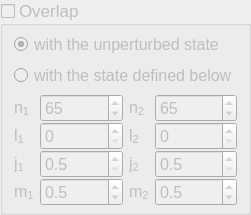
             <widget class="QGroupBox" name="groupbox_plot_overlap">
              <property name="enabled">
               <bool>false</bool>
              </property>
              <property name="font">
               <font>
                <pointsize>13</pointsize>
               </font>
              </property>
              <property name="title">
               <string>Overlap</string>
              </property>
              <property name="flat">
               <bool>false</bool>
              </property>
              <property name="checkable">
               <bool>true</bool>
              </property>
              <property name="checked">
               <bool>false</bool>
              </property>
              <layout class="QVBoxLayout" name="verticalLayout_19">
               <property name="topMargin">
                <number>6</number>
               </property>
               <property name="bottomMargin">
                <number>6</number>
               </property>
               <item>
                <widget class="QRadioButton" name="radiobutton_plot_overlapUnperturbed">
                 <property name="font">
                  <font>
                   <pointsize>12</pointsize>
                  </font>
                 </property>
                 <property name="text">
                  <string>with the unperturbed state</string>
                 </property>
                 <property name="checked">
                  <bool>true</bool>
                 </property>
                </widget>
               </item>
               <item>
                <widget class="QRadioButton" name="radiobutton_plot_overlapDefined">
                 <property name="font">
                  <font>
                   <pointsize>12</pointsize>
                  </font>
                 </property>
                 <property name="text">
                  <string>with the state defined below</string>
                 </property>
                </widget>
               </item>
               <item>
                <layout class="QHBoxLayout" name="horizontalLayout_4">
                 <property name="spacing">
                  <number>6</number>
                 </property>
                 <item>
                  <layout class="QFormLayout" name="formLayout_5">
                   <property name="fieldGrowthPolicy">
                    <enum>QFormLayout::ExpandingFieldsGrow</enum>
                   </property>
                   <property name="labelAlignment">
                    <set>Qt::AlignLeading|Qt::AlignLeft|Qt::AlignVCenter</set>
                   </property>
                   <property name="formAlignment">
                    <set>Qt::AlignLeading|Qt::AlignLeft|Qt::AlignTop</set>
                   </property>
                   <property name="verticalSpacing">
                    <number>0</number>
                   </property>
                   <item row="1" column="0">
                    <widget class="QLabel" name="label_6">
                     <property name="font">
                      <font>
                       <pointsize>12</pointsize>
                      </font>
                     </property>
                     <property name="text">
                      <string>n&lt;sub&gt;1&lt;/sub&gt;</string>
                     </property>
                     <property name="textFormat">
                      <enum>Qt::AutoText</enum>
                     </property>
                    </widget>
                   </item>
                   <item row="1" column="1">
                    <widget class="QSpinBox" name="spinbox_plot_n1">
                     <property name="sizePolicy">
                      <sizepolicy hsizetype="MinimumExpanding" vsizetype="Fixed">
                       <horstretch>0</horstretch>
                       <verstretch>0</verstretch>
                      </sizepolicy>
                     </property>
                     <property name="minimumSize">
                      <size>
                       <width>0</width>
                       <height>0</height>
                      </size>
                     </property>
                     <property name="font">
                      <font>
                       <pointsize>12</pointsize>
                      </font>
                     </property>
                     <property name="minimum">
                      <number>1</number>
                     </property>
                     <property name="maximum">
                      <number>999</number>
                     </property>
                     <property name="value">
                      <number>65</number>
                     </property>
                    </widget>
                   </item>
                   <item row="2" column="0">
                    <widget class="QLabel" name="label_10">
                     <property name="font">
                      <font>
                       <pointsize>12</pointsize>
                      </font>
                     </property>
                     <property name="text">
                      <string>l&lt;sub&gt;1&lt;/sub&gt;</string>
                     </property>
                    </widget>
                   </item>
                   <item row="2" column="1">
                    <widget class="QSpinBox" name="spinbox_plot_l1">
                     <property name="sizePolicy">
                      <sizepolicy hsizetype="MinimumExpanding" vsizetype="Fixed">
                       <horstretch>0</horstretch>
                       <verstretch>0</verstretch>
                      </sizepolicy>
                     </property>
                     <property name="minimumSize">
                      <size>
                       <width>0</width>
                       <height>0</height>
                      </size>
                     </property>
                     <property name="font">
                      <font>
                       <pointsize>12</pointsize>
                      </font>
                     </property>
                     <property name="maximum">
                      <number>100</number>
                     </property>
                    </widget>
                   </item>
                   <item row="3" column="0">
                    <widget class="QLabel" name="label_11">
                     <property name="font">
                      <font>
                       <pointsize>12</pointsize>
                      </font>
                     </property>
                     <property name="text">
                      <string>j&lt;sub&gt;1&lt;/sub&gt;</string>
                     </property>
                    </widget>
                   </item>
                   <item row="3" column="1">
                    <widget class="QDoubleSpinBox" name="spinbox_plot_j1">
                     <property name="sizePolicy">
                      <sizepolicy hsizetype="MinimumExpanding" vsizetype="Fixed">
                       <horstretch>0</horstretch>
                       <verstretch>0</verstretch>
                      </sizepolicy>
                     </property>
                     <property name="minimumSize">
                      <size>
                       <width>0</width>
                       <height>0</height>
                      </size>
                     </property>
                     <property name="font">
                      <font>
                       <pointsize>12</pointsize>
                      </font>
                     </property>
                     <property name="decimals">
                      <number>1</number>
                     </property>
                     <property name="minimum">
                      <double>0.500000000000000</double>
                     </property>
                     <property name="maximum">
                      <double>99.500000000000000</double>
                     </property>
                    </widget>
                   </item>
                   <item row="4" column="0">
                    <widget class="QLabel" name="label_14">
                     <property name="font">
                      <font>
                       <pointsize>12</pointsize>
                      </font>
                     </property>
                     <property name="text">
                      <string>m&lt;sub&gt;1&lt;/sub&gt;</string>
                     </property>
                    </widget>
                   </item>
                   <item row="4" column="1">
                    <widget class="QDoubleSpinBox" name="spinbox_plot_m1">
                     <property name="sizePolicy">
                      <sizepolicy hsizetype="MinimumExpanding" vsizetype="Fixed">
                       <horstretch>0</horstretch>
                       <verstretch>0</verstretch>
                      </sizepolicy>
                     </property>
                     <property name="minimumSize">
                      <size>
                       <width>0</width>
                       <height>0</height>
                      </size>
                     </property>
                     <property name="font">
                      <font>
                       <pointsize>12</pointsize>
                      </font>
                     </property>
                     <property name="decimals">
                      <number>1</number>
                     </property>
                     <property name="minimum">
                      <double>-99.500000000000000</double>
                     </property>
                     <property name="maximum">
                      <double>99.500000000000000</double>
                     </property>
                     <property name="value">
                      <double>0.500000000000000</double>
                     </property>
                    </widget>
                   </item>
                  </layout>
                 </item>
                 <item>
                  <layout class="QFormLayout" name="formLayout_8">
                   <property name="fieldGrowthPolicy">
                    <enum>QFormLayout::ExpandingFieldsGrow</enum>
                   </property>
                   <property name="labelAlignment">
                    <set>Qt::AlignLeading|Qt::AlignLeft|Qt::AlignVCenter</set>
                   </property>
                   <property name="formAlignment">
                    <set>Qt::AlignLeading|Qt::AlignLeft|Qt::AlignTop</set>
                   </property>
                   <property name="verticalSpacing">
                    <number>0</number>
                   </property>
                   <item row="2" column="0">
                    <widget class="QLabel" name="label_22">
                     <property name="font">
                      <font>
                       <pointsize>12</pointsize>
                      </font>
                     </property>
                     <property name="text">
                      <string>n&lt;sub&gt;2&lt;/sub&gt;</string>
                     </property>
                     <property name="textFormat">
                      <enum>Qt::AutoText</enum>
                     </property>
                    </widget>
                   </item>
                   <item row="2" column="1">
                    <widget class="QSpinBox" name="spinbox_plot_n2">
                     <property name="sizePolicy">
                      <sizepolicy hsizetype="MinimumExpanding" vsizetype="Fixed">
                       <horstretch>0</horstretch>
                       <verstretch>0</verstretch>
                      </sizepolicy>
                     </property>
                     <property name="minimumSize">
                      <size>
                       <width>0</width>
                       <height>0</height>
                      </size>
                     </property>
                     <property name="font">
                      <font>
                       <pointsize>12</pointsize>
                      </font>
                     </property>
                     <property name="minimum">
                      <number>1</number>
                     </property>
                     <property name="maximum">
                      <number>999</number>
                     </property>
                     <property name="value">
                      <number>65</number>
                     </property>
                    </widget>
                   </item>
                   <item row="3" column="0">
                    <widget class="QLabel" name="label_23">
                     <property name="font">
                      <font>
                       <pointsize>12</pointsize>
                      </font>
                     </property>
                     <property name="text">
                      <string>l&lt;sub&gt;2&lt;/sub&gt;</string>
                     </property>
                    </widget>
                   </item>
                   <item row="3" column="1">
                    <widget class="QSpinBox" name="spinbox_plot_l2">
                     <property name="sizePolicy">
                      <sizepolicy hsizetype="MinimumExpanding" vsizetype="Fixed">
                       <horstretch>0</horstretch>
                       <verstretch>0</verstretch>
                      </sizepolicy>
                     </property>
                     <property name="minimumSize">
                      <size>
                       <width>0</width>
                       <height>0</height>
                      </size>
                     </property>
                     <property name="font">
                      <font>
                       <pointsize>12</pointsize>
                      </font>
                     </property>
                     <property name="maximum">
                      <number>100</number>
                     </property>
                    </widget>
                   </item>
                   <item row="4" column="0">
                    <widget class="QLabel" name="label_24">
                     <property name="font">
                      <font>
                       <pointsize>12</pointsize>
                      </font>
                     </property>
                     <property name="text">
                      <string>j&lt;sub&gt;2&lt;/sub&gt;</string>
                     </property>
                    </widget>
                   </item>
                   <item row="4" column="1">
                    <widget class="QDoubleSpinBox" name="spinbox_plot_j2">
                     <property name="sizePolicy">
                      <sizepolicy hsizetype="MinimumExpanding" vsizetype="Fixed">
                       <horstretch>0</horstretch>
                       <verstretch>0</verstretch>
                      </sizepolicy>
                     </property>
                     <property name="minimumSize">
                      <size>
                       <width>0</width>
                       <height>0</height>
                      </size>
                     </property>
                     <property name="font">
                      <font>
                       <pointsize>12</pointsize>
                      </font>
                     </property>
                     <property name="decimals">
                      <number>1</number>
                     </property>
                     <property name="minimum">
                      <double>0.500000000000000</double>
                     </property>
                     <property name="maximum">
                      <double>99.500000000000000</double>
                     </property>
                    </widget>
                   </item>
                   <item row="5" column="0">
                    <widget class="QLabel" name="label_25">
                     <property name="font">
                      <font>
                       <pointsize>12</pointsize>
                      </font>
                     </property>
                     <property name="text">
                      <string>m&lt;sub&gt;2&lt;/sub&gt;</string>
                     </property>
                    </widget>
                   </item>
                   <item row="5" column="1">
                    <widget class="QDoubleSpinBox" name="spinbox_plot_m2">
                     <property name="sizePolicy">
                      <sizepolicy hsizetype="MinimumExpanding" vsizetype="Fixed">
                       <horstretch>0</horstretch>
                       <verstretch>0</verstretch>
                      </sizepolicy>
                     </property>
                     <property name="minimumSize">
                      <size>
                       <width>0</width>
                       <height>0</height>
                      </size>
                     </property>
                     <property name="font">
                      <font>
                       <pointsize>12</pointsize>
                      </font>
                     </property>
                     <property name="decimals">
                      <number>1</number>
                     </property>
                     <property name="minimum">
                      <double>-99.500000000000000</double>
                     </property>
                     <property name="maximum">
                      <double>99.500000000000000</double>
                     </property>
                     <property name="value">
                      <double>0.500000000000000</double>
                     </property>
                    </widget>
                   </item>
                  </layout>
                 </item>
                </layout>
               </item>
              </layout>
             </widget>
